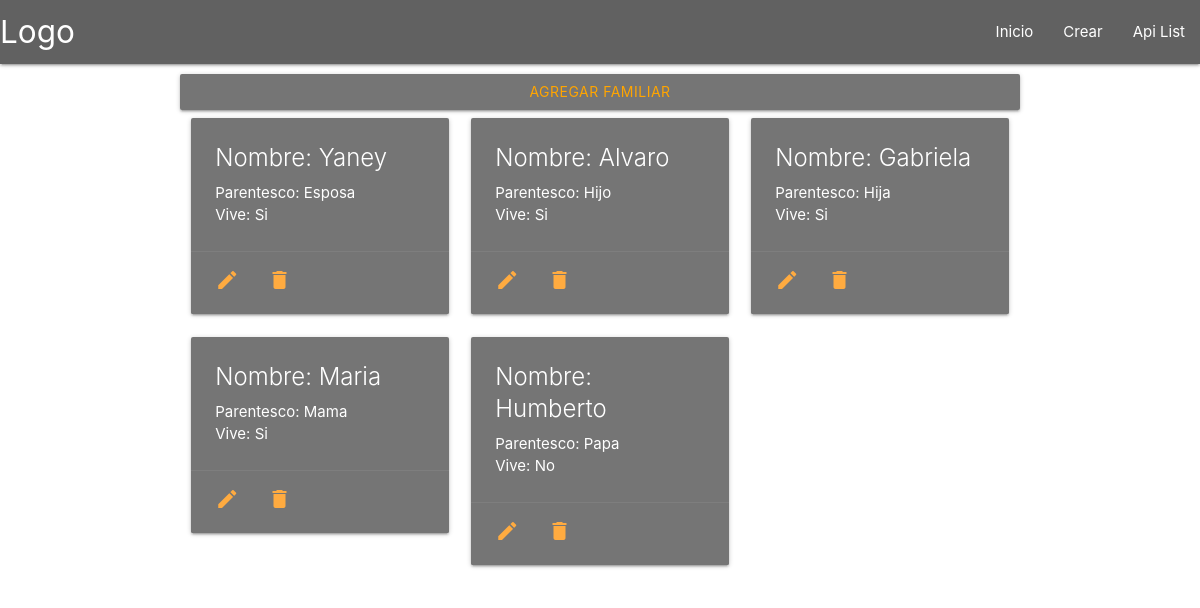
Before: / with the older database file.
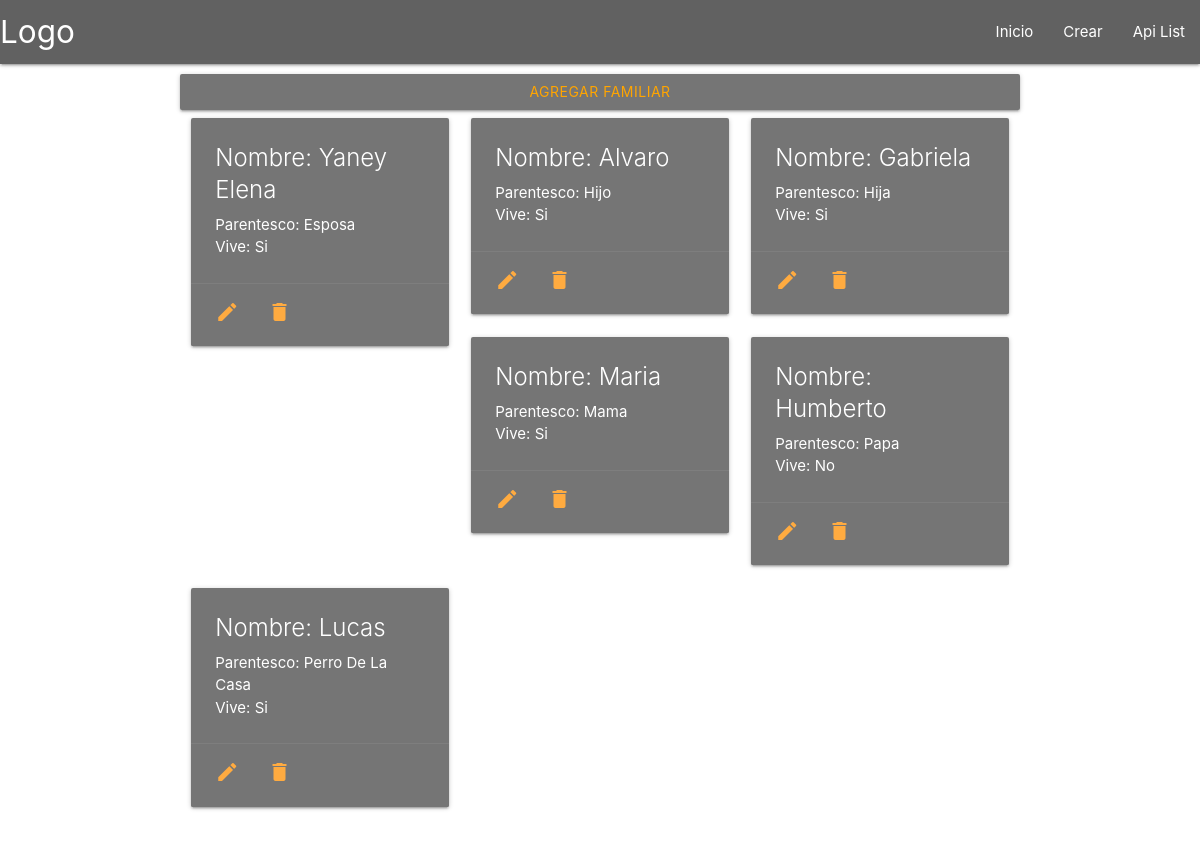
After: the same page with the newer database file.
### familiares/models.py (models this page shows)
class Familiares(models.Model):
    nombre= models.CharField(max_length=50)
    parentesco= models.CharField(max_length=50)
    vive= models.CharField(max_length=2)

### familiares/views.py (the view)
# urls.py: path('', views.inicio, name='inicio'),
def inicio(request):
    familiares= Familiares.objects.all()
    title = 'FAMILIARES'
    contexto = {'familiares': familiares, 'title': title}
    return render(request, 'familiares/inicio.html', contexto)

### familiares/templates/familiares/inicio.html
{% extends 'familiares/base.html' %}
{% block content %}
<div class="container" style="margin-top:10px;">
    <div>
        <a href="/crear" class="btn grey darken-1 btn-block" style="color:orange;">Agregar Familiar</a>
    </div>
<div class="row">
    {% for familiar in familiares %}
    <div class="col s12 m4">
        <div class="card grey darken-1">
            <div class="card-content white-text">
                <span class="card-title">Nombre: {{familiar.nombre}}</span>
                <p>Parentesco: {{familiar.parentesco| title}}</p>
                <p>Vive: {{familiar.vive| title}}</p>
            </div>
            <div class="card-action">
                <a href=" {% url 'editar' familiar.id %} "><i class="material-icons">edit</i></a>
                <a href="{% url 'eliminar' familiar.id %}"><i class="material-icons">delete</i></a>
            </div>
        </div>
    </div>
    {% endfor %}
</div>
</div>
{% endblock %}

### familiares/templates/familiares/base.html (shortened to what this page needs)
<!DOCTYPE html>
<html lang="en">
<head>
    <link rel="stylesheet" href="https://cdnjs.cloudflare.com/ajax/libs/materialize/1.0.0/css/materialize.min.css">
</head>
<body>
 <div class="navbar-fixed">
<nav>
    <div class="nav-wrapper grey darken-2 " >
      <a href="/" class="brand-logo">Logo</a>
      <ul id="nav-mobile" class="right hide-on-med-and-down p-3">
        <li><a href="/">Inicio</a></li>
        <li><a href="crear">Crear</a></li>
        <li><a href="api/list">Api List</a></li>
      </ul>
    </div>
  </nav>
 </div>
{% block content %}
{% endblock %}
</body>
</html>

Changed rows visible on the page:
changed Familiares "Esposa": nombre "Yaney" → "Yaney Elena"
added Familiares: nombre "Lucas", parentesco "Perro De La Casa", vive "Si"
